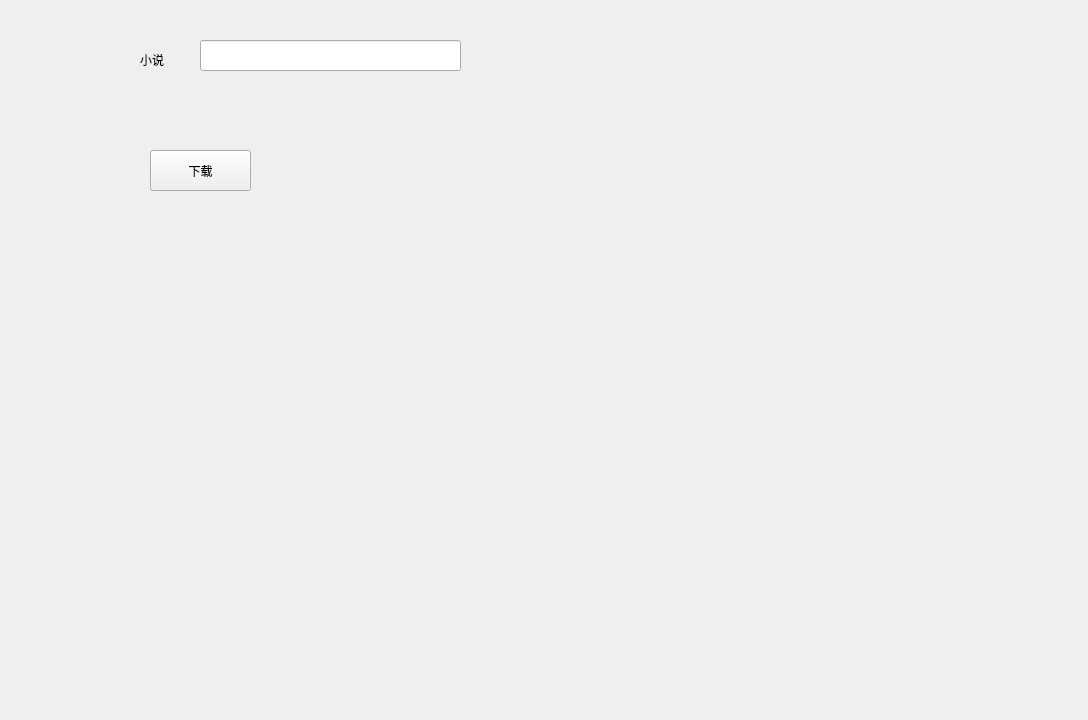
<?xml version="1.0" encoding="UTF-8"?>
<ui version="4.0">
 <class>Form</class>
 <widget class="QWidget" name="Form">
  <property name="geometry">
   <rect>
    <x>0</x>
    <y>0</y>
    <width>1088</width>
    <height>720</height>
   </rect>
  </property>
  <property name="windowTitle">
   <string>小说</string>
  </property>
  <widget class="QLabel" name="label">
   <property name="geometry">
    <rect>
     <x>140</x>
     <y>50</y>
     <width>31</width>
     <height>20</height>
    </rect>
   </property>
   <property name="text">
    <string>小说</string>
   </property>
  </widget>
  <widget class="QLineEdit" name="lineEdit">
   <property name="geometry">
    <rect>
     <x>200</x>
     <y>40</y>
     <width>261</width>
     <height>31</height>
    </rect>
   </property>
  </widget>
  <widget class="QPushButton" name="pushButton">
   <property name="geometry">
    <rect>
     <x>150</x>
     <y>150</y>
     <width>101</width>
     <height>41</height>
    </rect>
   </property>
   <property name="text">
    <string>下载</string>
   </property>
  </widget>
 </widget>
 <resources/>
 <connections/>
</ui>
